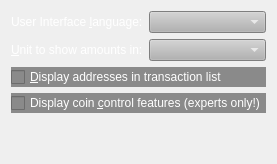
     <widget class="QWidget" name="tabDisplay">
      <attribute name="title">
       <string>&amp;Display</string>
      </attribute>
      <layout class="QVBoxLayout" name="verticalLayout_Display">
       <item>
        <layout class="QHBoxLayout" name="horizontalLayout_1_Display">
         <item>
          <widget class="QLabel" name="langLabel">
           <property name="palette">
            <palette>
             <active>
              <colorrole role="WindowText">
               <brush brushstyle="SolidPattern">
                <color alpha="255">
                 <red>255</red>
                 <green>255</green>
                 <blue>255</blue>
                </color>
               </brush>
              </colorrole>
              <colorrole role="Button">
               <brush brushstyle="SolidPattern">
                <color alpha="255">
                 <red>138</red>
                 <green>138</green>
                 <blue>138</blue>
                </color>
               </brush>
              </colorrole>
              <colorrole role="Base">
               <brush brushstyle="SolidPattern">
                <color alpha="255">
                 <red>138</red>
                 <green>138</green>
                 <blue>138</blue>
                </color>
               </brush>
              </colorrole>
              <colorrole role="Window">
               <brush brushstyle="SolidPattern">
                <color alpha="255">
                 <red>138</red>
                 <green>138</green>
                 <blue>138</blue>
                </color>
               </brush>
              </colorrole>
             </active>
             <inactive>
              <colorrole role="WindowText">
               <brush brushstyle="SolidPattern">
                <color alpha="255">
                 <red>255</red>
                 <green>255</green>
                 <blue>255</blue>
                </color>
               </brush>
              </colorrole>
              <colorrole role="Button">
               <brush brushstyle="SolidPattern">
                <color alpha="255">
                 <red>138</red>
                 <green>138</green>
                 <blue>138</blue>
                </color>
               </brush>
              </colorrole>
              <colorrole role="Base">
               <brush brushstyle="SolidPattern">
                <color alpha="255">
                 <red>138</red>
                 <green>138</green>
                 <blue>138</blue>
                </color>
               </brush>
              </colorrole>
              <colorrole role="Window">
               <brush brushstyle="SolidPattern">
                <color alpha="255">
                 <red>138</red>
                 <green>138</green>
                 <blue>138</blue>
                </color>
               </brush>
              </colorrole>
             </inactive>
             <disabled>
              <colorrole role="WindowText">
               <brush brushstyle="SolidPattern">
                <color alpha="255">
                 <red>69</red>
                 <green>69</green>
                 <blue>69</blue>
                </color>
               </brush>
              </colorrole>
              <colorrole role="Button">
               <brush brushstyle="SolidPattern">
                <color alpha="255">
                 <red>138</red>
                 <green>138</green>
                 <blue>138</blue>
                </color>
               </brush>
              </colorrole>
              <colorrole role="Base">
               <brush brushstyle="SolidPattern">
                <color alpha="255">
                 <red>138</red>
                 <green>138</green>
                 <blue>138</blue>
                </color>
               </brush>
              </colorrole>
              <colorrole role="Window">
               <brush brushstyle="SolidPattern">
                <color alpha="255">
                 <red>138</red>
                 <green>138</green>
                 <blue>138</blue>
                </color>
               </brush>
              </colorrole>
             </disabled>
            </palette>
           </property>
           <property name="autoFillBackground">
            <bool>false</bool>
           </property>
           <property name="text">
            <string>User Interface &amp;language:</string>
           </property>
           <property name="textFormat">
            <enum>Qt::PlainText</enum>
           </property>
           <property name="buddy">
            <cstring>lang</cstring>
           </property>
          </widget>
         </item>
         <item>
          <widget class="QValueComboBox" name="lang">
           <property name="palette">
            <palette>
             <active>
              <colorrole role="WindowText">
               <brush brushstyle="SolidPattern">
                <color alpha="255">
                 <red>255</red>
                 <green>255</green>
                 <blue>255</blue>
                </color>
               </brush>
              </colorrole>
              <colorrole role="Button">
               <brush brushstyle="SolidPattern">
                <color alpha="255">
                 <red>178</red>
                 <green>178</green>
                 <blue>178</blue>
                </color>
               </brush>
              </colorrole>
              <colorrole role="Text">
               <brush brushstyle="SolidPattern">
                <color alpha="255">
                 <red>255</red>
                 <green>255</green>
                 <blue>255</blue>
                </color>
               </brush>
              </colorrole>
              <colorrole role="ButtonText">
               <brush brushstyle="SolidPattern">
                <color alpha="255">
                 <red>255</red>
                 <green>255</green>
                 <blue>255</blue>
                </color>
               </brush>
              </colorrole>
              <colorrole role="Base">
               <brush brushstyle="SolidPattern">
                <color alpha="255">
                 <red>178</red>
                 <green>178</green>
                 <blue>178</blue>
                </color>
               </brush>
              </colorrole>
              <colorrole role="Window">
               <brush brushstyle="SolidPattern">
                <color alpha="255">
                 <red>178</red>
                 <green>178</green>
                 <blue>178</blue>
                </color>
               </brush>
              </colorrole>
             </active>
             <inactive>
              <colorrole role="WindowText">
               <brush brushstyle="SolidPattern">
                <color alpha="255">
                 <red>255</red>
                 <green>255</green>
                 <blue>255</blue>
                </color>
               </brush>
              </colorrole>
              <colorrole role="Button">
               <brush brushstyle="SolidPattern">
                <color alpha="255">
                 <red>178</red>
                 <green>178</green>
                 <blue>178</blue>
                </color>
               </brush>
              </colorrole>
              <colorrole role="Text">
               <brush brushstyle="SolidPattern">
                <color alpha="255">
                 <red>255</red>
                 <green>255</green>
                 <blue>255</blue>
                </color>
               </brush>
              </colorrole>
              <colorrole role="ButtonText">
               <brush brushstyle="SolidPattern">
                <color alpha="255">
                 <red>255</red>
                 <green>255</green>
                 <blue>255</blue>
                </color>
               </brush>
              </colorrole>
              <colorrole role="Base">
               <brush brushstyle="SolidPattern">
                <color alpha="255">
                 <red>178</red>
                 <green>178</green>
                 <blue>178</blue>
                </color>
               </brush>
              </colorrole>
              <colorrole role="Window">
               <brush brushstyle="SolidPattern">
                <color alpha="255">
                 <red>178</red>
                 <green>178</green>
                 <blue>178</blue>
                </color>
               </brush>
              </colorrole>
             </inactive>
             <disabled>
              <colorrole role="WindowText">
               <brush brushstyle="SolidPattern">
                <color alpha="255">
                 <red>255</red>
                 <green>255</green>
                 <blue>255</blue>
                </color>
               </brush>
              </colorrole>
              <colorrole role="Button">
               <brush brushstyle="SolidPattern">
                <color alpha="255">
                 <red>178</red>
                 <green>178</green>
                 <blue>178</blue>
                </color>
               </brush>
              </colorrole>
              <colorrole role="Text">
               <brush brushstyle="SolidPattern">
                <color alpha="255">
                 <red>255</red>
                 <green>255</green>
                 <blue>255</blue>
                </color>
               </brush>
              </colorrole>
              <colorrole role="ButtonText">
               <brush brushstyle="SolidPattern">
                <color alpha="255">
                 <red>255</red>
                 <green>255</green>
                 <blue>255</blue>
                </color>
               </brush>
              </colorrole>
              <colorrole role="Base">
               <brush brushstyle="SolidPattern">
                <color alpha="255">
                 <red>178</red>
                 <green>178</green>
                 <blue>178</blue>
                </color>
               </brush>
              </colorrole>
              <colorrole role="Window">
               <brush brushstyle="SolidPattern">
                <color alpha="255">
                 <red>178</red>
                 <green>178</green>
                 <blue>178</blue>
                </color>
               </brush>
              </colorrole>
             </disabled>
            </palette>
           </property>
           <property name="toolTip">
            <string>The user interface language can be set here. This setting will take effect after restarting Sterlingcoin.</string>
           </property>
           <property name="styleSheet">
            <string notr="true">background-color: rgb(178,178,178);
color: rgb(255,255,255);
</string>
           </property>
          </widget>
         </item>
        </layout>
       </item>
       <item>
        <layout class="QHBoxLayout" name="horizontalLayout_2_Display">
         <item>
          <widget class="QLabel" name="unitLabel">
           <property name="palette">
            <palette>
             <active>
              <colorrole role="WindowText">
               <brush brushstyle="SolidPattern">
                <color alpha="255">
                 <red>255</red>
                 <green>255</green>
                 <blue>255</blue>
                </color>
               </brush>
              </colorrole>
              <colorrole role="Button">
               <brush brushstyle="SolidPattern">
                <color alpha="255">
                 <red>138</red>
                 <green>138</green>
                 <blue>138</blue>
                </color>
               </brush>
              </colorrole>
              <colorrole role="Base">
               <brush brushstyle="SolidPattern">
                <color alpha="255">
                 <red>138</red>
                 <green>138</green>
                 <blue>138</blue>
                </color>
               </brush>
              </colorrole>
              <colorrole role="Window">
               <brush brushstyle="SolidPattern">
                <color alpha="255">
                 <red>138</red>
                 <green>138</green>
                 <blue>138</blue>
                </color>
               </brush>
              </colorrole>
             </active>
             <inactive>
              <colorrole role="WindowText">
               <brush brushstyle="SolidPattern">
                <color alpha="255">
                 <red>255</red>
                 <green>255</green>
                 <blue>255</blue>
                </color>
               </brush>
              </colorrole>
              <colorrole role="Button">
               <brush brushstyle="SolidPattern">
                <color alpha="255">
                 <red>138</red>
                 <green>138</green>
                 <blue>138</blue>
                </color>
               </brush>
              </colorrole>
              <colorrole role="Base">
               <brush brushstyle="SolidPattern">
                <color alpha="255">
                 <red>138</red>
                 <green>138</green>
                 <blue>138</blue>
                </color>
               </brush>
              </colorrole>
              <colorrole role="Window">
               <brush brushstyle="SolidPattern">
                <color alpha="255">
                 <red>138</red>
                 <green>138</green>
                 <blue>138</blue>
                </color>
               </brush>
              </colorrole>
             </inactive>
             <disabled>
              <colorrole role="WindowText">
               <brush brushstyle="SolidPattern">
                <color alpha="255">
                 <red>69</red>
                 <green>69</green>
                 <blue>69</blue>
                </color>
               </brush>
              </colorrole>
              <colorrole role="Button">
               <brush brushstyle="SolidPattern">
                <color alpha="255">
                 <red>138</red>
                 <green>138</green>
                 <blue>138</blue>
                </color>
               </brush>
              </colorrole>
              <colorrole role="Base">
               <brush brushstyle="SolidPattern">
                <color alpha="255">
                 <red>138</red>
                 <green>138</green>
                 <blue>138</blue>
                </color>
               </brush>
              </colorrole>
              <colorrole role="Window">
               <brush brushstyle="SolidPattern">
                <color alpha="255">
                 <red>138</red>
                 <green>138</green>
                 <blue>138</blue>
                </color>
               </brush>
              </colorrole>
             </disabled>
            </palette>
           </property>
           <property name="autoFillBackground">
            <bool>false</bool>
           </property>
           <property name="text">
            <string>&amp;Unit to show amounts in:</string>
           </property>
           <property name="textFormat">
            <enum>Qt::PlainText</enum>
           </property>
           <property name="buddy">
            <cstring>unit</cstring>
           </property>
          </widget>
         </item>
         <item>
          <widget class="QValueComboBox" name="unit">
           <property name="toolTip">
            <string>Choose the default subdivision unit to show in the interface and when sending coins.</string>
           </property>
           <property name="styleSheet">
            <string notr="true">background-color: rgb(178,178,178);
color: rgb(255,255,255);
</string>
           </property>
          </widget>
         </item>
        </layout>
       </item>
       <item>
        <widget class="QCheckBox" name="displayAddresses">
         <property name="palette">
          <palette>
           <active>
            <colorrole role="WindowText">
             <brush brushstyle="SolidPattern">
              <color alpha="255">
               <red>255</red>
               <green>255</green>
               <blue>255</blue>
              </color>
             </brush>
            </colorrole>
            <colorrole role="Button">
             <brush brushstyle="SolidPattern">
              <color alpha="255">
               <red>138</red>
               <green>138</green>
               <blue>138</blue>
              </color>
             </brush>
            </colorrole>
            <colorrole role="Text">
             <brush brushstyle="SolidPattern">
              <color alpha="255">
               <red>255</red>
               <green>255</green>
               <blue>255</blue>
              </color>
             </brush>
            </colorrole>
            <colorrole role="ButtonText">
             <brush brushstyle="SolidPattern">
              <color alpha="255">
               <red>255</red>
               <green>255</green>
               <blue>255</blue>
              </color>
             </brush>
            </colorrole>
            <colorrole role="Base">
             <brush brushstyle="SolidPattern">
              <color alpha="255">
               <red>138</red>
               <green>138</green>
               <blue>138</blue>
              </color>
             </brush>
            </colorrole>
            <colorrole role="Window">
             <brush brushstyle="SolidPattern">
              <color alpha="255">
               <red>138</red>
               <green>138</green>
               <blue>138</blue>
              </color>
             </brush>
            </colorrole>
           </active>
           <inactive>
            <colorrole role="WindowText">
             <brush brushstyle="SolidPattern">
              <color alpha="255">
               <red>255</red>
               <green>255</green>
               <blue>255</blue>
              </color>
             </brush>
            </colorrole>
            <colorrole role="Button">
             <brush brushstyle="SolidPattern">
              <color alpha="255">
               <red>138</red>
               <green>138</green>
               <blue>138</blue>
              </color>
             </brush>
            </colorrole>
            <colorrole role="Text">
             <brush brushstyle="SolidPattern">
              <color alpha="255">
               <red>255</red>
               <green>255</green>
               <blue>255</blue>
              </color>
             </brush>
            </colorrole>
            <colorrole role="ButtonText">
             <brush brushstyle="SolidPattern">
              <color alpha="255">
               <red>255</red>
               <green>255</green>
               <blue>255</blue>
              </color>
             </brush>
            </colorrole>
            <colorrole role="Base">
             <brush brushstyle="SolidPattern">
              <color alpha="255">
               <red>138</red>
               <green>138</green>
               <blue>138</blue>
              </color>
             </brush>
            </colorrole>
            <colorrole role="Window">
             <brush brushstyle="SolidPattern">
              <color alpha="255">
               <red>138</red>
               <green>138</green>
               <blue>138</blue>
              </color>
             </brush>
            </colorrole>
           </inactive>
           <disabled>
            <colorrole role="WindowText">
             <brush brushstyle="SolidPattern">
              <color alpha="255">
               <red>255</red>
               <green>255</green>
               <blue>255</blue>
              </color>
             </brush>
            </colorrole>
            <colorrole role="Button">
             <brush brushstyle="SolidPattern">
              <color alpha="255">
               <red>138</red>
               <green>138</green>
               <blue>138</blue>
              </color>
             </brush>
            </colorrole>
            <colorrole role="Text">
             <brush brushstyle="SolidPattern">
              <color alpha="255">
               <red>255</red>
               <green>255</green>
               <blue>255</blue>
              </color>
             </brush>
            </colorrole>
            <colorrole role="ButtonText">
             <brush brushstyle="SolidPattern">
              <color alpha="255">
               <red>255</red>
               <green>255</green>
               <blue>255</blue>
              </color>
             </brush>
            </colorrole>
            <colorrole role="Base">
             <brush brushstyle="SolidPattern">
              <color alpha="255">
               <red>138</red>
               <green>138</green>
               <blue>138</blue>
              </color>
             </brush>
            </colorrole>
            <colorrole role="Window">
             <brush brushstyle="SolidPattern">
              <color alpha="255">
               <red>138</red>
               <green>138</green>
               <blue>138</blue>
              </color>
             </brush>
            </colorrole>
           </disabled>
          </palette>
         </property>
         <property name="toolTip">
          <string>Whether to show Sterlingcoin addresses in the transaction list or not.</string>
         </property>
         <property name="autoFillBackground">
          <bool>false</bool>
         </property>
         <property name="styleSheet">
          <string notr="true">background-color: rgb(138, 138, 138);
color: rgb(255,255,255);</string>
         </property>
         <property name="text">
          <string>&amp;Display addresses in transaction list</string>
         </property>
        </widget>
       </item>
       <item>
        <widget class="QCheckBox" name="coinControlFeatures">
         <property name="palette">
          <palette>
           <active>
            <colorrole role="WindowText">
             <brush brushstyle="SolidPattern">
              <color alpha="255">
               <red>255</red>
               <green>255</green>
               <blue>255</blue>
              </color>
             </brush>
            </colorrole>
            <colorrole role="Button">
             <brush brushstyle="SolidPattern">
              <color alpha="255">
               <red>138</red>
               <green>138</green>
               <blue>138</blue>
              </color>
             </brush>
            </colorrole>
            <colorrole role="Text">
             <brush brushstyle="SolidPattern">
              <color alpha="255">
               <red>255</red>
               <green>255</green>
               <blue>255</blue>
              </color>
             </brush>
            </colorrole>
            <colorrole role="ButtonText">
             <brush brushstyle="SolidPattern">
              <color alpha="255">
               <red>255</red>
               <green>255</green>
               <blue>255</blue>
              </color>
             </brush>
            </colorrole>
            <colorrole role="Base">
             <brush brushstyle="SolidPattern">
              <color alpha="255">
               <red>138</red>
               <green>138</green>
               <blue>138</blue>
              </color>
             </brush>
            </colorrole>
            <colorrole role="Window">
             <brush brushstyle="SolidPattern">
              <color alpha="255">
               <red>138</red>
               <green>138</green>
               <blue>138</blue>
              </color>
             </brush>
            </colorrole>
           </active>
           <inactive>
            <colorrole role="WindowText">
             <brush brushstyle="SolidPattern">
              <color alpha="255">
               <red>255</red>
               <green>255</green>
               <blue>255</blue>
              </color>
             </brush>
            </colorrole>
            <colorrole role="Button">
             <brush brushstyle="SolidPattern">
              <color alpha="255">
               <red>138</red>
               <green>138</green>
               <blue>138</blue>
              </color>
             </brush>
            </colorrole>
            <colorrole role="Text">
             <brush brushstyle="SolidPattern">
              <color alpha="255">
               <red>255</red>
               <green>255</green>
               <blue>255</blue>
              </color>
             </brush>
            </colorrole>
            <colorrole role="ButtonText">
             <brush brushstyle="SolidPattern">
              <color alpha="255">
               <red>255</red>
               <green>255</green>
               <blue>255</blue>
              </color>
             </brush>
            </colorrole>
            <colorrole role="Base">
             <brush brushstyle="SolidPattern">
              <color alpha="255">
               <red>138</red>
               <green>138</green>
               <blue>138</blue>
              </color>
             </brush>
            </colorrole>
            <colorrole role="Window">
             <brush brushstyle="SolidPattern">
              <color alpha="255">
               <red>138</red>
               <green>138</green>
               <blue>138</blue>
              </color>
             </brush>
            </colorrole>
           </inactive>
           <disabled>
            <colorrole role="WindowText">
             <brush brushstyle="SolidPattern">
              <color alpha="255">
               <red>255</red>
               <green>255</green>
               <blue>255</blue>
              </color>
             </brush>
            </colorrole>
            <colorrole role="Button">
             <brush brushstyle="SolidPattern">
              <color alpha="255">
               <red>138</red>
               <green>138</green>
               <blue>138</blue>
              </color>
             </brush>
            </colorrole>
            <colorrole role="Text">
             <brush brushstyle="SolidPattern">
              <color alpha="255">
               <red>255</red>
               <green>255</green>
               <blue>255</blue>
              </color>
             </brush>
            </colorrole>
            <colorrole role="ButtonText">
             <brush brushstyle="SolidPattern">
              <color alpha="255">
               <red>255</red>
               <green>255</green>
               <blue>255</blue>
              </color>
             </brush>
            </colorrole>
            <colorrole role="Base">
             <brush brushstyle="SolidPattern">
              <color alpha="255">
               <red>138</red>
               <green>138</green>
               <blue>138</blue>
              </color>
             </brush>
            </colorrole>
            <colorrole role="Window">
             <brush brushstyle="SolidPattern">
              <color alpha="255">
               <red>138</red>
               <green>138</green>
               <blue>138</blue>
              </color>
             </brush>
            </colorrole>
           </disabled>
          </palette>
         </property>
         <property name="toolTip">
          <string>Whether to show coin control features or not.</string>
         </property>
         <property name="autoFillBackground">
          <bool>false</bool>
         </property>
         <property name="styleSheet">
          <string notr="true">background-color: rgb(138, 138, 138);
color: rgb(255,255,255);</string>
         </property>
         <property name="text">
          <string>Display coin &amp;control features (experts only!)</string>
         </property>
        </widget>
       </item>
       <item>
        <spacer name="verticalSpacer_Display">
         <property name="orientation">
          <enum>Qt::Vertical</enum>
         </property>
         <property name="sizeHint" stdset="0">
          <size>
           <width>20</width>
           <height>40</height>
          </size>
         </property>
        </spacer>
       </item>
      </layout>
     </widget>
